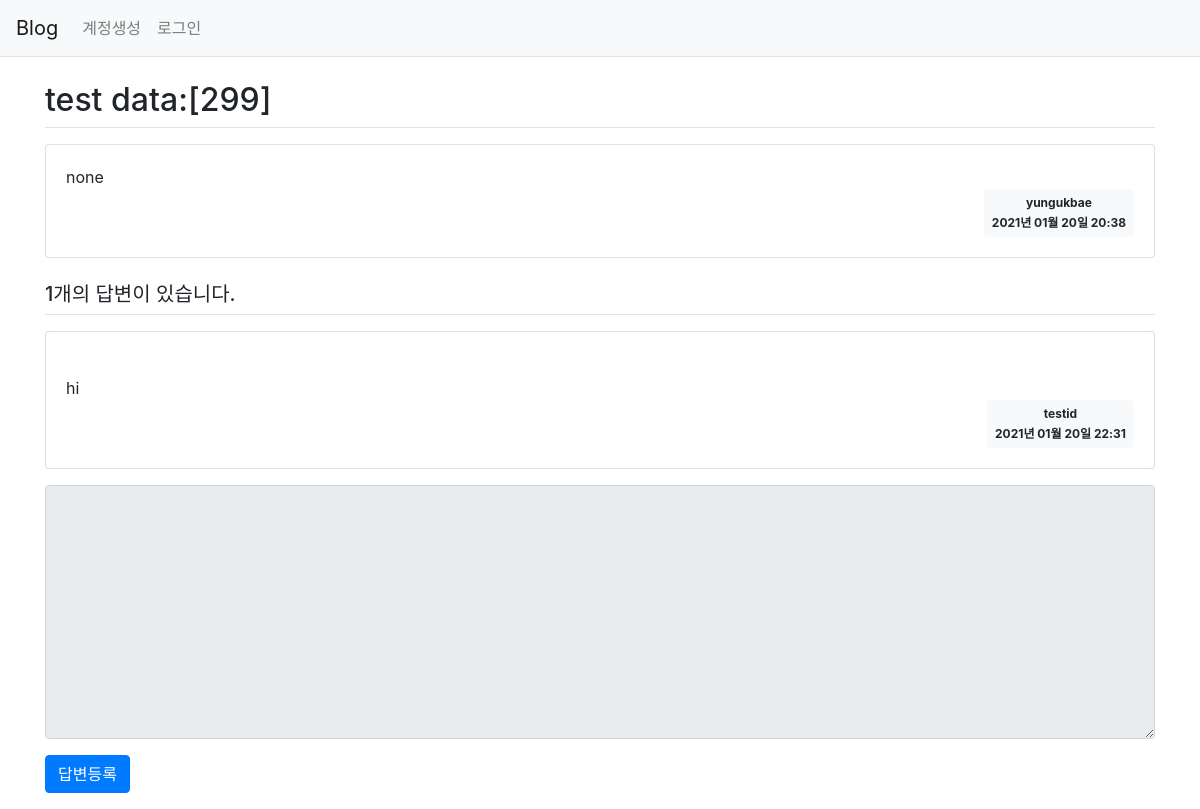
/question/detail/300/, run on the app's committed database.
### pybo/models.py (models this page shows)
class Question(db.Model):
    id = db.Column(db.Integer, primary_key=True)
    subject = db.Column(db.String(200),nullable=False)
    content = db.Column(db.Text(),nullable=False)
    create_date = db.Column(db.DateTime(),nullable=False)
    user_id = db.Column(db.Integer, db.ForeignKey('user.id', ondelete='CASCADE'), nullable=False)
    user = db.relationship('User',backref=db.backref('question_set'))
    modify_date = db.Column(db.DateTime(), nullable=True)

class User(db.Model):
    id = db.Column(db.Integer, primary_key=True)
    username = db.Column(db.String(150), nullable=False)  #unique는 같은 값을 저장할 수 없다는 뜻이다.
    password = db.Column(db.String(200), nullable=False)
    email = db.Column(db.String(120),unique=True, nullable=False)

class Answer(db.Model):
    id = db.Column(db.Integer, primary_key=True)
    question_id = db.Column(db.Integer, db.ForeignKey('question.id',ondelete='CASCADE'))     #db.ForeignKey에 지정한 첫 번째 값은 연결한 모델의 속성명이고 두 번째 ondelete에 지정한 값은 삭제 연동 설정이다. 즉, 답변 모델의 quesion_id 속성은 질문 모델의 id 속성과 연결되며 ondelete='CASCADE'에 의해 데이터베이스에서 쿼리를 이용하여 질문을 삭제하면 해당 질문에 달린 답변도 함꼐 삭제된다.
    question = db.relationship('Question',backref=db.backref('answer_set'))  #quesion속성은 답변 모델에서 질문 모델을 참조하기 위해 추가했다. 예를 들어 답변 모델 객체에서 질문 모델 객체의 제목을 참조하려면 answer.question.subject처럼 할 수 있다. 이렇게 하려면 속성을 추가할 때 db.Column이 아닌 db.relationship을 사용해야한다.
    content = db.Column(db.Text(), nullable=False)
    create_date = db.Column(db.DateTime(), nullable=False)
    user_id = db.Column(db.Integer, db.ForeignKey('user.id', ondelete='CASCADE'), nullable=False)
    user = db.relationship('User',backref=db.backref('answer_set'))
    modify_date = db.Column(db.DateTime(), nullable=True)

### pybo/views/question_views.py (the view)
@bp.route('/detail/<int:question_id>/')
def detail(question_id):
    form = AnswerForm()
    question = Question.query.get_or_404(question_id) #get_or_404는 해당 데이터를 찾을 수 없는 경우 404페이지를 출력해준다.
    return render_template('question/question_detail.html',question=question, form=form)

### pybo/forms.py
class AnswerForm(FlaskForm):
    content = TextAreaField('내용',validators=[DataRequired('내용은 필수입력 항목입니다.')])

### pybo/filter.py (called while the page is built)
def format_datetime(value, fmt='%Y년 %m월 %d일 %H:%M'):
    return value.strftime(fmt)

### pybo/views/auth_views.py (called while the page is built)
@bp.before_app_request
def load_logged_in_user():
    user_id = session.get('user_id')
    if user_id is None:
        g.user = None
    else:
        g.user=User.query.get(user_id)

### pybo/templates/question/question_detail.html (shortened to what this page needs)
{% extends 'base.html' %}
{% block content %}
<div class="container my-3">
    <h2 class="border-bottom py-2">{{ question.subject }}</h2>
    <div class="card my-3">
        <div class="card-body">
            <div class="card-text" style="white-space: pre-line;">{{ question.content }}</div>
            <div class="d-flex justify-content-end">
                {% if question.modify_date %}
                <div class="badge badge-light p-2 text-left mx-3">
                    <div class="mb-2">{{question.user.username}} modified at</div>
                    <div>{{ question.modify_date|datetime }}</div>
                </div>
                {% else %}
                <div class="badge badge-light p-2">
                    <div class="mb-2">{{ question.user.username }}</div>
                    <div>{{ question.create_date|datetime }}</div>
                </div>
                {% endif %}
            </div>
        </div>
    </div>
    <h5 class="border-bottom my-3 py-2">{{ question.answer_set|length }}개의 답변이 있습니다.</h5>
    {% for answer in question.answer_set %}
    <div class="card my-3">
        <div class="card-body">
            <div class="card-text" style="white-space: pre-line;">
            {{ answer.content }}
            </div>
            <div class="d-flex justify-content-end">
                {% if answer.modify_date %}
                    <div class="badge badge-light p-2 text-left mx-3">
                    <div class="mb-2">{{answer.user.username}} modified at</div>
                    <div>{{ answer.modify_date|datetime }}</div>
                </div>
                {% else %}
                <div class="badge badge-light p-2">
                    <div class="mb-2">{{ answer.user.username }}</div>
                    <div>{{ answer.create_date|datetime }}</div>
                </div>
                {% endif %}
            </div>
        </div>
    </div>
    {% endfor %}
    <form action="{{ url_for('answer.create',question_id=question.id)}}" method="POST" class="my-3">
        <div class="form-group">
            <textarea {% if not g.user %}disabled{% endif %} class="form-control" name="content" id="content" rows="10"></textarea>
        </div>
        <input type="submit" value="답변등록" class="btn btn-primary">
    </form>
</div>
{% endblock %}

### data on the page
Question: subject "test data:[299]", content "none", create_date "2021년 01월 20일 20:38"
User: user.username "yungukbae"
Answer: content "hi", user.username "testid", create_date "2021년 01월 20일 22:31"

### other printed values
{{ question.answer_set|length }} "1"
